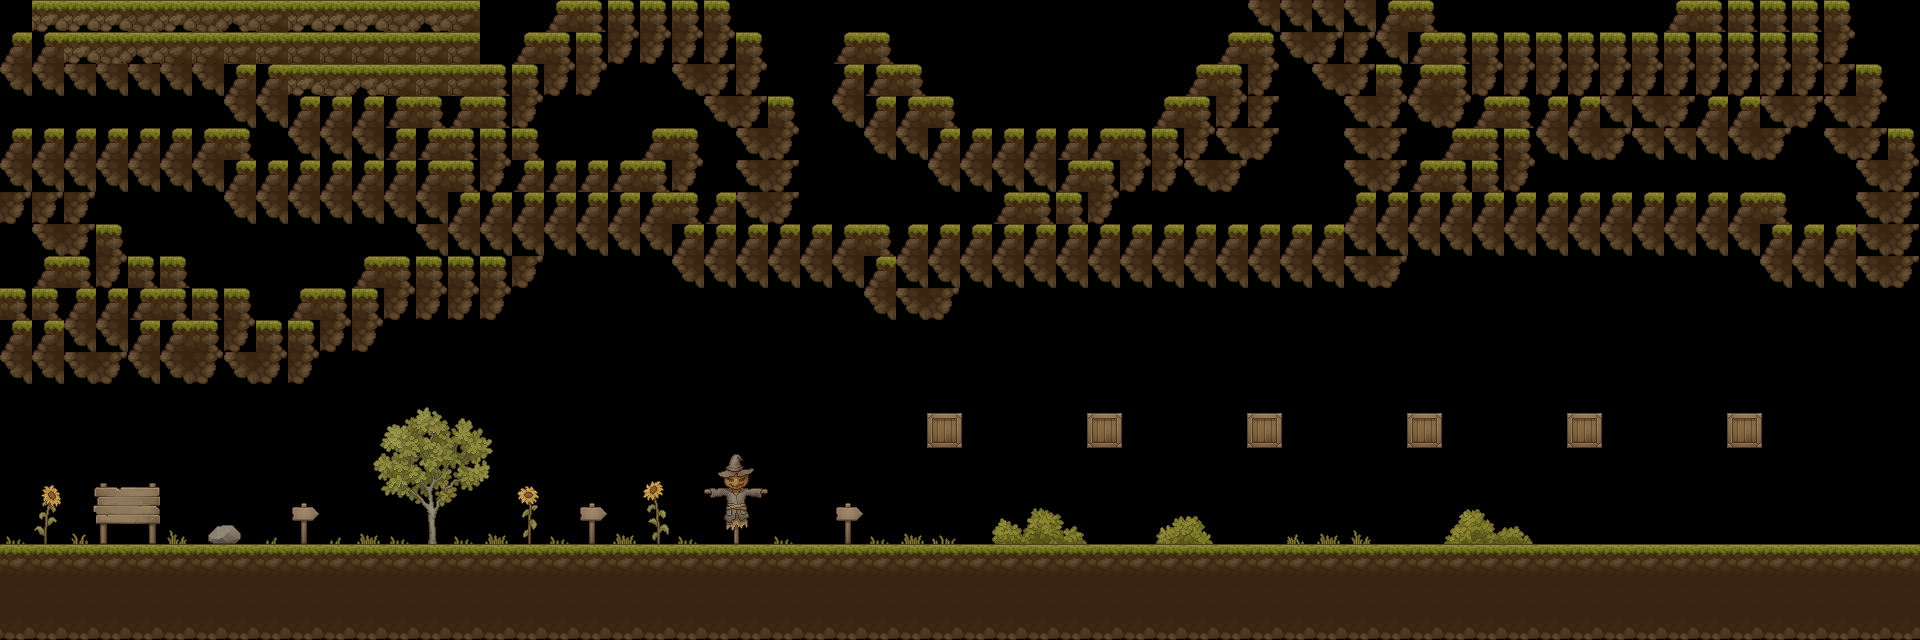

Tiled map render using the project's own tile images. Description and the map definition, with tile-layer contents summarised, below:
An orthogonal 60x20 tile map with 32x32 px tiles, 1 tile layer (Tile Layer 1), 3 tilesets.

<map version="1.10" tiledversion="1.10.1" orientation="orthogonal" renderorder="right-down" width="60" height="20" tilewidth="32" tileheight="32" infinite="0" nextlayerid="3" nextobjectid="1">
 <tileset firstgid="1" source="estimation_land.tsx" />
 <tileset firstgid="257" source="estimation_land_props.tsx" />
 <tileset firstgid="1281" source="estimation_land.tsx" />
 <layer id="1" name="Tile Layer 1" width="60" height="20">
  <data>[1200 cells, 721 non-empty, 84 distinct tile ids]</data>
 </layer>
</map>
